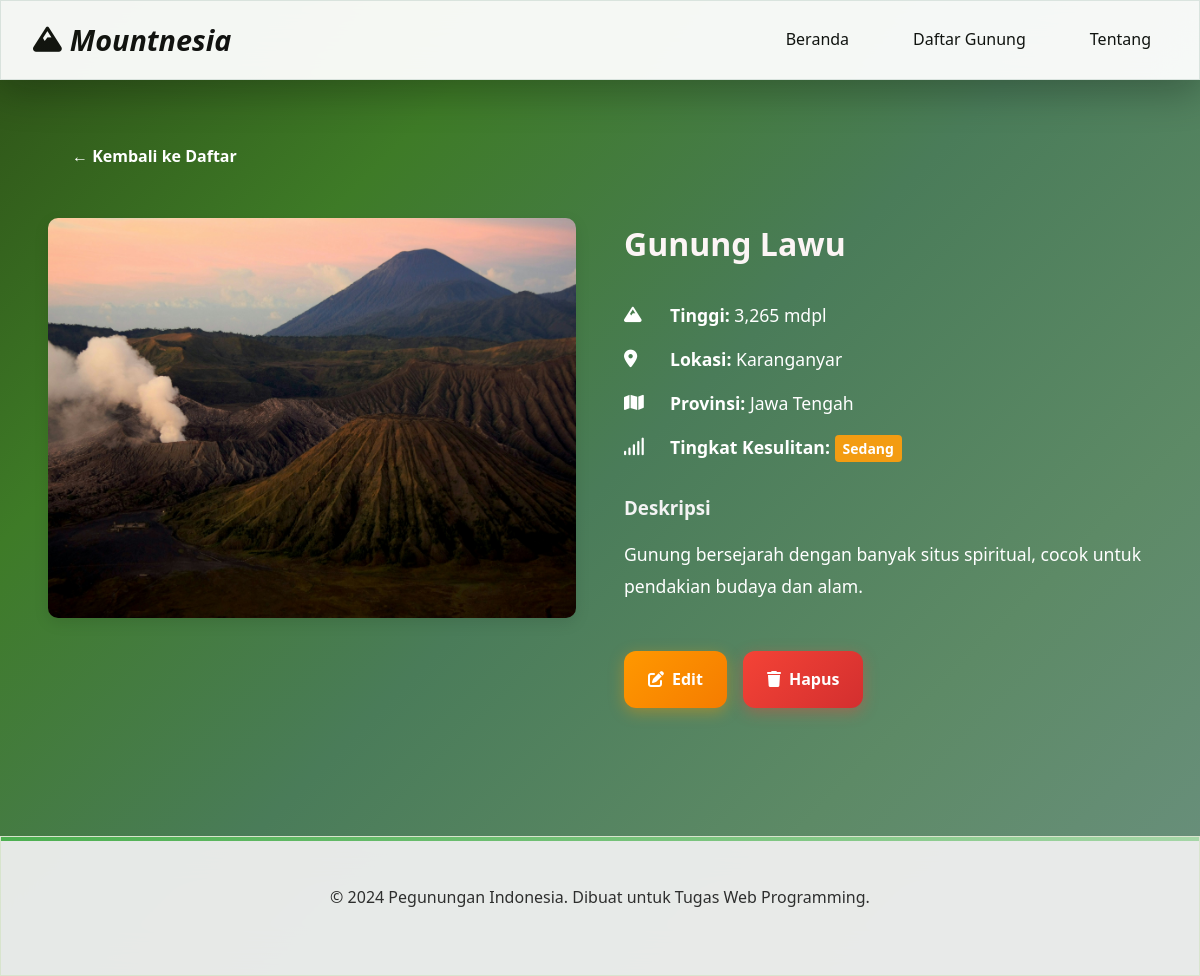
Screenshot of /detail.php?id=19 with the database file from the repository.
### tables this page shows
CREATE TABLE `mountains` (
  `id` int NOT NULL,
  `nama_gunung` varchar(100) NOT NULL,
  `tinggi` int NOT NULL,
  `lokasi` varchar(100) NOT NULL,
  `provinsi` varchar(50) NOT NULL,
  `tingkat_kesulitan` enum('Mudah','Sedang','Sulit','Sangat Sulit') NOT NULL,
  `deskripsi` text,
  `gambar` varchar(255) DEFAULT NULL,
  `created_at` timestamp NULL DEFAULT CURRENT_TIMESTAMP,
  `updated_at` timestamp NULL DEFAULT CURRENT_TIMESTAMP ON UPDATE CURRENT_TIMESTAMP
);

### detail.php (the view, shortened to what this page needs)
<?php
include 'includes/header.php';
include 'config/database.php';
$mountain = null;
if (isset($_GET['id'])) {
    $id = intval($_GET['id']);
    $stmt = $pdo->prepare("SELECT * FROM mountains WHERE id = ?");
    $stmt->execute([$id]);
    $mountain = $stmt->fetch(PDO::FETCH_ASSOC);
}
?>
<main class="main-content">
    <div class="container">
        <nav style="margin: 1rem 0;">
            <a href="mountains.php" class="btn" style="color: white;">← Kembali ke Daftar</a>
        </nav>
        <div class="detail-container">
            <div class="detail-image">
                <?php if($mountain['gambar']): ?>
                    <img src="assets/images/<?php echo $mountain['gambar']; ?>" alt="<?php echo $mountain['nama_gunung']; ?>">
                <?php endif; ?>
            </div>
            <div class="detail-content">
                <h1><?php echo htmlspecialchars($mountain['nama_gunung']); ?></h1>
                <div class="detail-info">
                    <div class="info-item">
                        <i class="fas fa-mountain"></i>
                        <span><strong>Tinggi:</strong> <?php echo number_format($mountain['tinggi']); ?> mdpl</span>
                    </div>
                    <div class="info-item">
                        <i class="fas fa-map-marker-alt"></i>
                        <span><strong>Lokasi:</strong> <?php echo htmlspecialchars($mountain['lokasi']); ?></span>
                    </div>
                    <div class="info-item">
                        <i class="fas fa-map"></i>
                        <span><strong>Provinsi:</strong> <?php echo htmlspecialchars($mountain['provinsi']); ?></span>
                    </div>
                    <div class="info-item">
                        <i class="fas fa-signal"></i>
                        <span><strong>Tingkat Kesulitan:</strong>
                            <span class="badge <?php
                                echo match($mountain['tingkat_kesulitan']) {
                                    'Mudah' => 'badge-success',
                                    'Sedang' => 'badge-warning',
                                    'Sulit' => 'badge-danger',
                                    'Sangat Sulit' => 'badge-dark'
                                };
                            ?>">
                                <?php echo $mountain['tingkat_kesulitan']; ?>
                            </span>
                        </span>
                    </div>
                </div>
                <?php if($mountain['deskripsi']): ?>
                    <div class="description">
                        <h3>Deskripsi</h3>
                        <p><?php echo nl2br(htmlspecialchars($mountain['deskripsi'])); ?></p>
                    </div>
                <?php endif; ?>
                <div class="detail-actions">
                    <a href="admin/edit.php?id=<?php echo $mountain['id']; ?>" class="btn btn-warning">
                        <i class="fas fa-edit"></i> Edit
                    </a>
                    <a href="admin/delete.php?id=<?php echo $mountain['id']; ?>" class="btn btn-danger"
                       onclick="return confirm('Yakin ingin menghapus data ini?')">
                        <i class="fas fa-trash"></i> Hapus
                    </a>
                </div>
            </div>
        </div>
    </div>
</main>
<?php include 'includes/footer.php'; ?>

### assets/css/style.css (style rules this page uses)
* { margin: 0; padding: 0; box-sizing: border-box; }
body { font-family: "Segoe UI", Tahoma, Geneva, Verdana, sans-serif; background: linear-gradient( 135deg, #2d5016 0%, #3e7b27 25%, #4a7c59 50%, #5d8a66 75%, #6b9080 100% ); min-height: 100vh; color: #1a3409; line-height: 1.6; }
.main-content { margin-top: 80px; min-height: calc(100vh - 140px); padding: 2rem 1rem; }
.container { max-width: 1200px; margin: 0 auto; padding: 0 2rem; }
.btn { display: inline-flex; align-items: center; gap: 0.5rem; padding: 1rem 1.5rem; border: none; border-radius: 12px; font-size: 1rem; font-weight: 600; cursor: pointer; transition: all 0.3s ease; text-decoration: none; position: relative; overflow: hidden; }
.btn::before { content: ""; position: absolute; top: 0; left: -100%; width: 100%; height: 100%; background: linear-gradient( 90deg, transparent, rgba(255, 255, 255, 0.2), transparent ); transition: left 0.5s; }
.btn-danger { background: linear-gradient(135deg, #f44336 0%, #d32f2f 100%); color: white; box-shadow: 0 4px 15px rgba(244, 67, 54, 0.4); }
.btn-warning { background: linear-gradient(135deg, #ff9800 0%, #f57c00 100%); color: white; box-shadow: 0 4px 15px rgba(255, 152, 0, 0.4); }

### detail.php (style rules this page uses)
.detail-container { display: grid; grid-template-columns: 1fr 1fr; gap: 3rem; margin: 2rem 0; }
.detail-image img { width: 100%; height: 400px; object-fit: cover; border-radius: 10px; box-shadow: 0 5px 15px rgba(0,0,0,0.1); }
.detail-content h1 { color:rgb(252, 245, 245); margin-bottom: 2rem; }
.detail-info { margin: 2rem 0; }
.info-item { display: flex; align-items: center; margin: 1rem 0; font-size: 1.1rem; }
.info-item i { width: 30px; color:rgb(255, 255, 255); margin-right: 1rem; }
.info-item span { color: white; }
.description { margin: 2rem 0; }
.description h3 { color:rgb(243, 243, 243); margin-bottom: 1rem; }
.description p { color: white; line-height: 1.8; font-size: 1.1rem; }
.detail-actions { margin-top: 3rem; display: flex; gap: 1rem; }
.badge { padding: 0.25rem 0.5rem; border-radius: 0.25rem; font-size: 0.875rem; font-weight: bold; }
.badge-warning { background: #f39c12; color: white; }

### rows the page displays
mountains: gambar (picture), nama_gunung "Gunung Lawu", tinggi "3,265", lokasi "Karanganyar", provinsi "Jawa Tengah", tingkat_kesulitan "Sedang", deskripsi "Gunung bersejarah dengan banyak situs spiritual, cocok untuk pendakian budaya dan alam."
